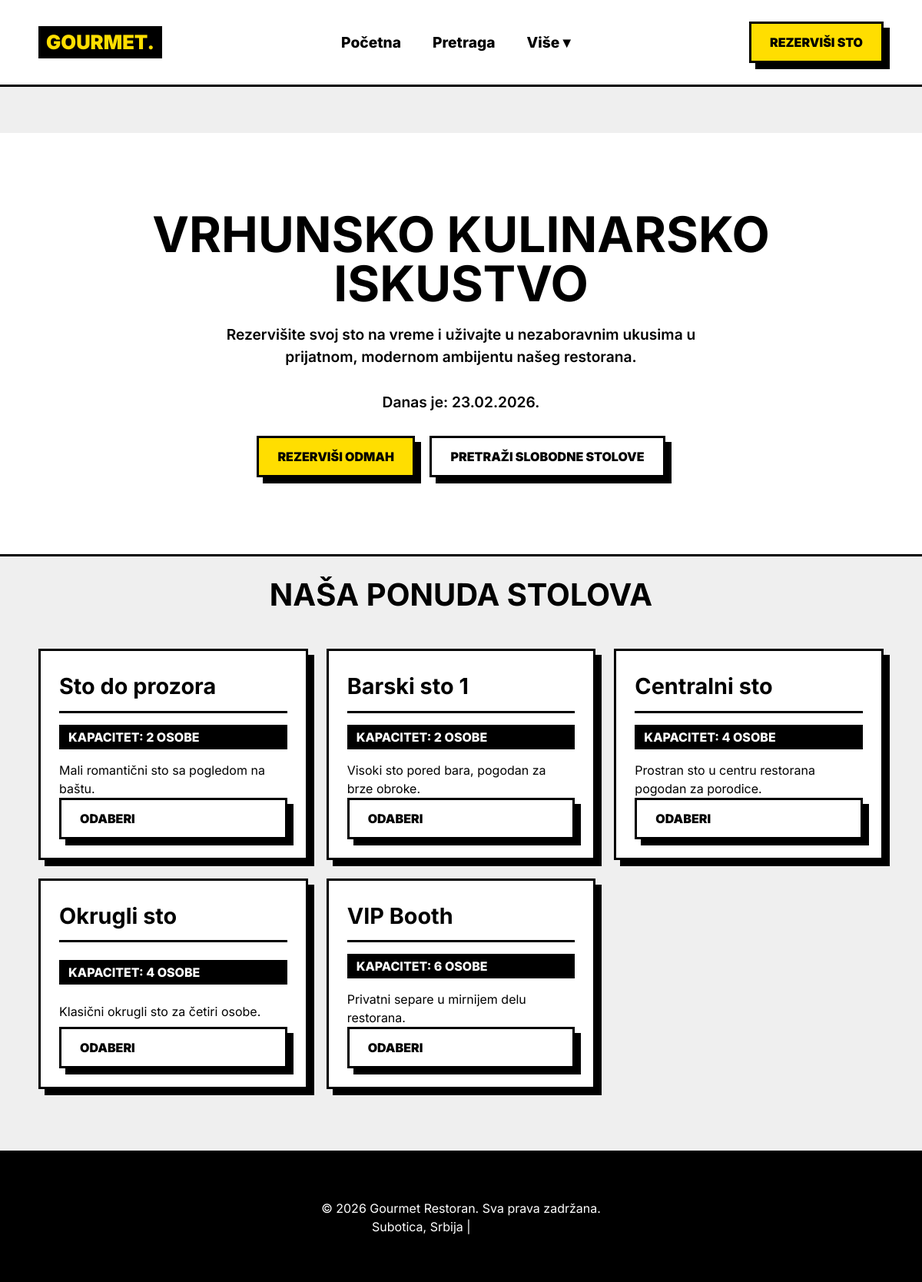
The page / on the database its author committed.
### tables this page shows
CREATE TABLE `stolovi` (
  `id` int(11) NOT NULL AUTO_INCREMENT,
  `naziv` varchar(100) NOT NULL,
  `kapacitet` int(11) NOT NULL,
  `opis` text,
  PRIMARY KEY (`id`)
);

### functions.php (called while the page is built, shortened)
<?php
require_once 'db.php';
function get_all_stolovi()
{
    global $pdo;
    $stmt = $pdo->query("SELECT * FROM stolovi ORDER BY kapacitet ASC");
    return $stmt->fetchAll();
}
?>

### index.php (the view)
<?php include 'header.php'; ?>
<?php require_once 'functions.php'; ?>
<section class="hero animate__animated animate__fadeIn">
    <div class="container">
        <h1 class="animate__animated animate__slideInDown">Vrhunsko kulinarsko iskustvo</h1>
        <p class="animate__animated animate__fadeInUp animate__delay-1s">Rezervišite svoj sto na vreme i uživajte u nezaboravnim ukusima u prijatnom, modernom ambijentu našeg restorana.</p>
        <p class="animate__animated animate__fadeInUp animate__delay-1s date-highlight">Danas je: <?php echo date("d.m.Y."); ?></p>
        <div class="animate__animated animate__zoomIn animate__delay-1s">
            <a href="rezervacija.php" class="btn-primary">Rezerviši odmah</a>
            <a href="pretraga.php" class="btn-secondary ml-10">Pretraži slobodne stolove</a>
        </div>
    </div>
</section>
<section class="container">
    <h2 class="animate__animated animate__fadeInUp">Naša ponuda stolova</h2>
    <div class="grid">
        <?php
$stolovi = get_all_stolovi();
if (count($stolovi) > 0) {
    foreach ($stolovi as $sto) {
        echo '<div class="card animate__animated animate__fadeInUp">';
        echo '<h3>' . htmlspecialchars($sto['naziv']) . '</h3>';
        echo '<div class="capacity"> Kapacitet: ' . htmlspecialchars($sto['kapacitet']) . ' osobe</div>';
        echo '<p>' . htmlspecialchars($sto['opis']) . '</p>';
        echo '<a href="rezervacija.php?sto_id=' . $sto['id'] . '" class="btn-secondary">Odaberi</a>';
        echo '</div>';
    }
}
else {
    echo '<p>Trenutno nema dostupnih stolova u bazi.</p>';
}
?>
    </div>
</section>
<?php include 'footer.php'; ?>

### header.php (shortened to what this page needs)
<?php
$css_file = 'assets/css/brutalist.css';
?>
<!DOCTYPE html>
<html lang="sr">
<head>
    <link rel="stylesheet" href="https://cdnjs.cloudflare.com/ajax/libs/animate.css/4.1.1/animate.min.css"/>
    <link rel="stylesheet" href="https://cdnjs.cloudflare.com/ajax/libs/font-awesome/6.4.0/css/all.min.css">
    <link rel="stylesheet" href="<?php echo $css_file; ?>">
</head>
<body>
    <header>
        <div class="container">
            <nav>
                <div class="logo">GOURMET.</div>
                <ul class="nav-links" id="nav-links">
                    <li><a href="index.php">Početna</a></li>
                    <li><a href="pretraga.php">Pretraga</a></li>
                    <li class="dropdown">
                        <a href="javascript:void(0)" class="dropbtn">Više ▾</a>
                    </li>
                </ul>
                <div class="nav-right">
                    <a href="rezervacija.php" class="btn-primary desktop-only">Rezerviši sto</a>
                </div>
            </nav>
        </div>
    </header>
    <main>

### footer.php (shortened to what this page needs)
    </main>
    <footer>
        <div class="container">
            <p>&copy; <?= date('Y'); ?> Gourmet Restoran. Sva prava zadržana.</p>
            <p>Subotica, Srbija | <a href="admin/index.php">Admin Panel</a></p>
        </div>
    </footer>
</body>
</html>

### assets/css/brutalist.css (style rules this page uses)
:root { --bg-color: #efefef; --surface-color: #FFFFFF; --accent-color: #ffde00; --accent-hover: #5d2df5; --text-primary: #000000; --text-secondary: #333333; --border-color: #000000; --error-color: #ff4d4d; --success-color: #2ecc71; --brutalist-shadow: 8px 8px 0px 0px #000; --brutalist-shadow-hover: 4px 4px 0px 0px #000; --border-width: 3px; --transition-main: all 0.2s cubic-bezier(0.175, 0.885, 0.32, 1.275); }
* { margin: 0; padding: 0; box-sizing: border-box; }
body { font-family: 'Inter', 'Segoe UI', Tahoma, Geneva, Verdana, sans-serif; background-color: var(--bg-color); color: var(--text-primary); line-height: 1.5; display: flex; flex-direction: column; min-height: 100vh; }
a { color: var(--text-primary); text-decoration: none; font-weight: 800; transition: var(--transition-main); }
header { background-color: #fff; border-bottom: var(--border-width) solid #000; position: sticky; top: 0; z-index: 100; transition: var(--transition-main); }
.container { width: 95%; max-width: 1200px; margin: 0 auto; padding: 20px; }
nav { display: flex; justify-content: space-between; align-items: center; height: 70px; }
.logo { font-size: 1.6rem; font-weight: 900; background-color: #000; color: var(--accent-color); padding: 2px 10px; text-transform: uppercase; transition: var(--transition-main); display: inline-block; }
.nav-links { display: flex; gap: 15px; }
.nav-links li { font-size: 1.2rem; list-style: none; }
.nav-links a { padding: 5px 10px; border: var(--border-width) solid transparent; }
.dropdown { position: relative; display: inline-block; }
.dropbtn { cursor: pointer; white-space: nowrap; }
.desktop-only { display: inline-block; }
.btn-primary, .btn-secondary { font-family: inherit; font-weight: 900; text-transform: uppercase; padding: 12px 24px; border: var(--border-width) solid #000; cursor: pointer; text-decoration: none; display: inline-block; transition: var(--transition-main); }
.btn-primary { background-color: var(--accent-color); color: #000; box-shadow: var(--brutalist-shadow); }
.btn-secondary { background-color: #fff; color: #000; box-shadow: var(--brutalist-shadow); }
.hero { text-align: center; padding: 80px 20px; border-bottom: var(--border-width) solid #000; background-color: #fff; }
.hero h1 { font-size: 4rem; margin-bottom: 20px; line-height: 1; text-transform: uppercase; }
.hero p { font-size: 1.2rem; font-weight: 600; margin-bottom: 30px; max-width: 700px; margin-left: auto; margin-right: auto; }
main { flex: 1; padding: 60px 0; }
h2 { font-size: 2.5rem; margin-bottom: 40px; text-transform: uppercase; text-align: center; }
.grid { display: grid; grid-template-columns: repeat(auto-fill, minmax(280px, 1fr)); gap: 24px; }
.card { background-color: #fff; border: var(--border-width) solid #000; padding: 24px; box-shadow: var(--brutalist-shadow); transition: var(--transition-main); display: flex; flex-direction: column; justify-content: space-between; height: 100%; }
.card h3 { font-size: 1.8rem; margin-bottom: 15px; border-bottom: var(--border-width) solid #000; padding-bottom: 10px; }
.card .capacity { background-color: #000; color: #fff; padding: 4px 12px; font-weight: 800; display: inline-block; margin-bottom: 15px; text-transform: uppercase; }
footer { background-color: #000; color: #fff; padding: 40px 0; border-top: var(--border-width) solid #000; text-align: center; }
.btn-primary+.btn-secondary, .btn-secondary+.btn-primary, .btn-primary+.btn-primary, .btn-secondary+.btn-secondary { margin-left: 15px; }

### rows shown on the page
stolovi: naziv "Sto do prozora", kapacitet "2", opis "Mali romantični sto sa pogledom na baštu."
stolovi: naziv "Barski sto 1", kapacitet "2", opis "Visoki sto pored bara, pogodan za brze obroke."
stolovi: naziv "Centralni sto", kapacitet "4", opis "Prostran sto u centru restorana pogodan za porodice."
stolovi: naziv "Okrugli sto", kapacitet "4", opis "Klasični okrugli sto za četiri osobe."
stolovi: naziv "VIP Booth", kapacitet "6", opis "Privatni separe u mirnijem delu restorana."
